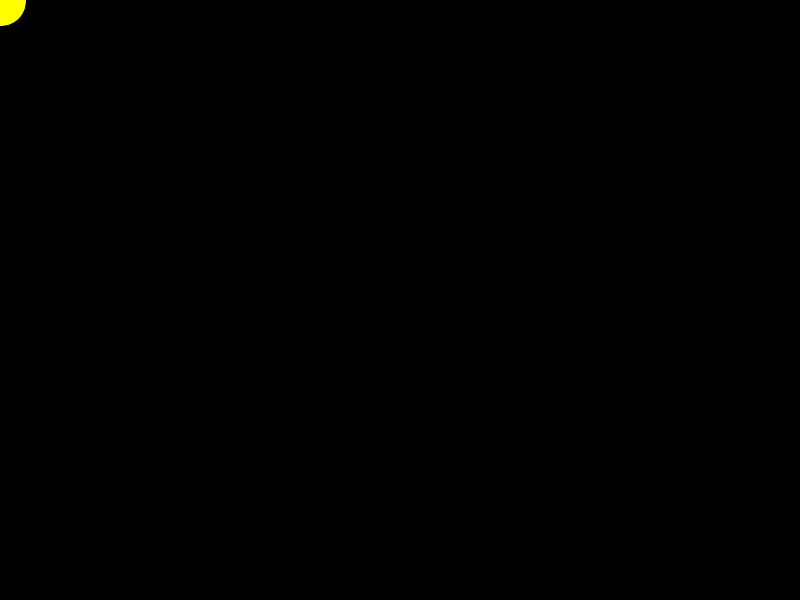
Frame 1 (no input)
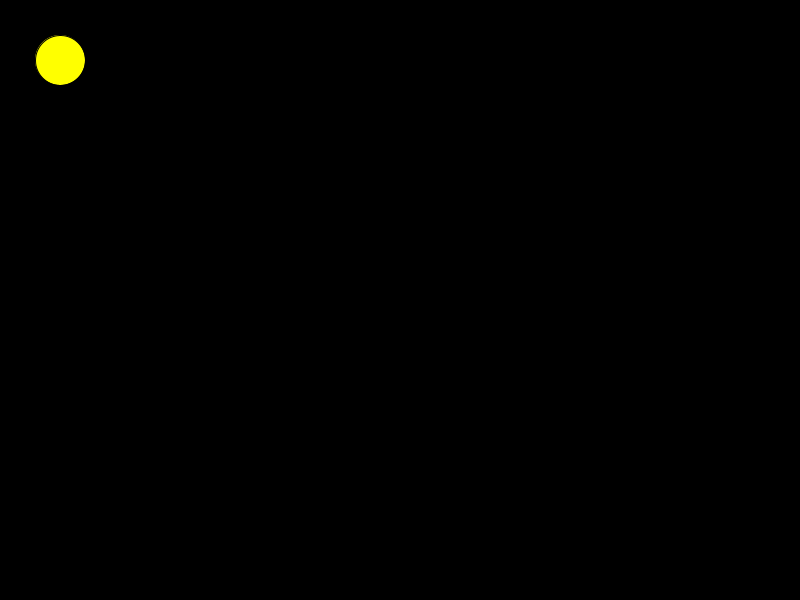
Frame 60 (the mouse pressed at the canvas centre just before this capture)
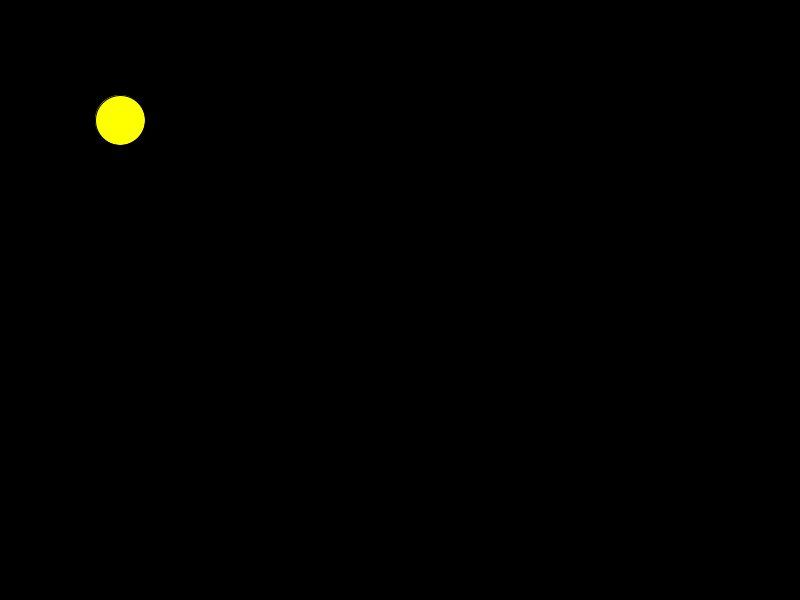
Frame 120 (the mouse held since frame 60 and released just before this capture)

The Processing sketch that drew these frames (run headless with seeded random() and noise(); from frame 60 on, the mouse is pressed at the canvas centre):

// Processing sketch: sketch
// ── sketch.pde
// on définit deux variables "largeur" et "hauteur" de type int (nombre entier)
int largeur = 50;
int hauteur = 50;

// valeur de départ de x, et y (type float, nombre à virgule)
float x = 0;
float y = 0;

// setup est executé une seule fois au lancement du programme
void setup() {
  size(800, 600); // la fenêtre fera 800px de largeur par 600px de hauteur
}

// le draw est executé en boucle plusieurs fois par seconde
void draw() {
  x = x + 1; // à chaque frame, on incrémente x de 1
  y = y + 1; // à chaque frame, on incrémente y de 1

  background(0); // on remplit le fond en noir

  fill(255, 255, 0); // on remplit les formes en jaune
  ellipse(x, y, largeur, hauteur); // on place une ellipse en (x,y), avec une largeur "largeur" et une hauteur "hauteur"
}
